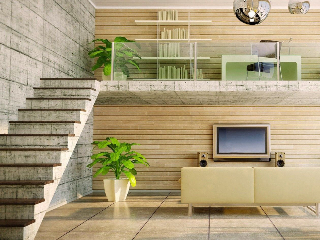
#> input picture Week05-06/image_background_randomiser/background_images/bg1.jpg, 320 x 240 px
$ python -i image_generator.py   (imports and definitions only)
#> lines starting #> are read from the running program, lines starting #| are printed output that depends on the picture; after the words box and inside, x2 and y2 are one past the last pixel; in counts of white or black regions, pixels touching at a corner belong together
import os, glob, random
import cv2
import numpy as np
from pathlib import Path

# ----------------- Config -----------------
SEED = 42
# [1 line not run here, left out]

# Output
OUT_IMG_DIR = Path("generated/images")
OUT_LBL_DIR = Path("generated/labels")
# [2 lines not run here, left out]

# Dataset
BACKGROUND_DIR = Path("background_images")
FRUITS_ROOT = Path("fruit_images")  # expects subfolders per class, e.g., fruit_images/potato/*.png

# Canvas size
TARGET_W, TARGET_H = 640, 640

# Object count per image
MIN_OBJECTS, MAX_OBJECTS = 2, 2

# Scale/rotation augmentation
MIN_SCALE, MAX_SCALE = 0.3, 1.4
MAX_ROTATE_DEG = 25

# Dataset size knobs
VARIATIONS_PER_BACKGROUND_RANDOM = 5
PAIRS = [("potato", "orange"), ("orange", "pumpkin"), ("potato", "pumpkin")]
VARIATIONS_PER_PAIR_PER_BACKGROUND = 3

# Placement constraints
MAX_PLACEMENT_TRIES = 120
MAX_IOU_ALLOWED = 0.2     # for non-overlap scenes

# ---- Overlap controls ----
OVERLAP_SCENE_PROB = 0.2    # 50% of scenes will enforce at least one overlapping pair
OVERLAP_IOU_RANGE = (0.25, 0.60)  # target IoU for the overlapped pair
ALLOW_MULTI_OVERLAPS = True # allow more than one overlap in an "overlap" scene

# ------------------------------------------

# [25 lines left out: functions load_assets, read_background, not called in this run]

def read_fruit_with_mask(path):
#> called with path = 'background_images/bg1.jpg'
    img = cv2.imread(path, cv2.IMREAD_UNCHANGED)
#> img is the input picture: shape (240, 320, 3); mean B, G, R 124, 157.4, 171.3
    if img is None:
        raise RuntimeError(f"Failed to read fruit: {path}")

    if img.shape[2] == 4:
        bgr = img[:, :, :3]
        alpha = img[:, :, 3]
        mask = cv2.threshold(alpha, 1, 255, cv2.THRESH_BINARY)[1]
    else:
        bgr = img
        gray = cv2.cvtColor(bgr, cv2.COLOR_BGR2GRAY)
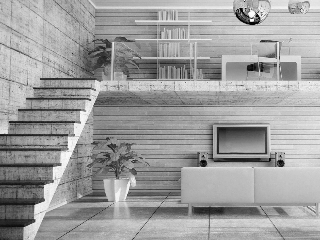
#> gray: shape (240, 320); min 1, max 254, mean 157.8
        mask = cv2.threshold(gray, 10, 255, cv2.THRESH_BINARY)[1]
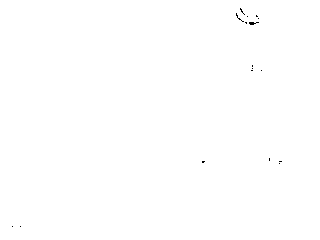
#> mask: shape (240, 320); 99.9% white; black in thin lines or dots, all inside (x1, y1, x2, y2) = (12, 8, 282, 227)

    x, y, w, h = cv2.boundingRect(mask)
#> x = 0; y = 0; w = 320; h = 240
    bgr = bgr[y:y+h, x:x+w]
    mask = mask[y:y+h, x:x+w]
    return bgr, mask

# [272 lines left out: functions augment_scale_rotate, iou, place_object, place_object_with_overlap, composite_one, choose_random_scene and 3 more, not called in this run]

# [2 lines not run here, left out]

>>> result = read_fruit_with_mask('background_images/bg1.jpg')

$ run again, on Week05-06/image_background_randomiser/background_images/bg7.jpg
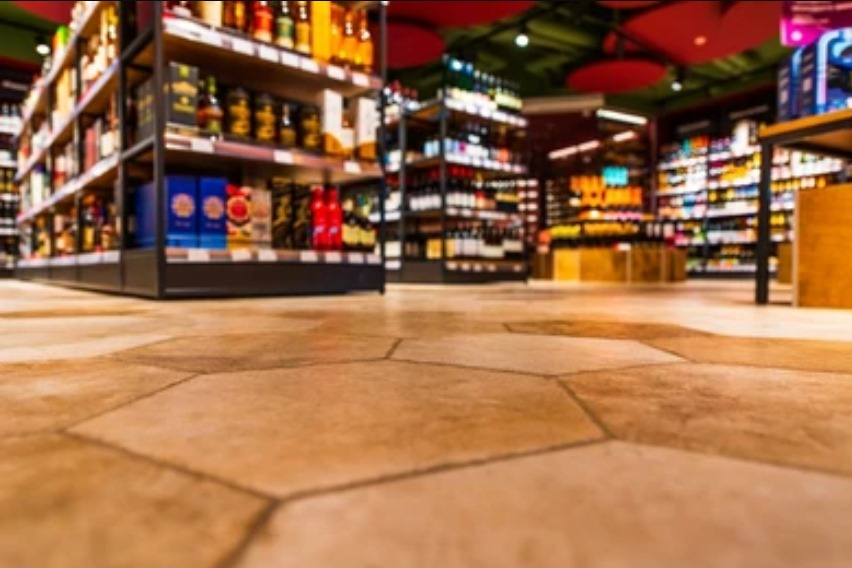
#> input picture Week05-06/image_background_randomiser/background_images/bg7.jpg, 852 x 568 px
#> in read_fruit_with_mask, img is the input picture: shape (568, 852, 3); mean B, G, R 73.5, 108.6, 158.1
#> in read_fruit_with_mask, `gray = cv2.cvtColor(bgr, cv2.COLOR_BGR2GRAY)`:
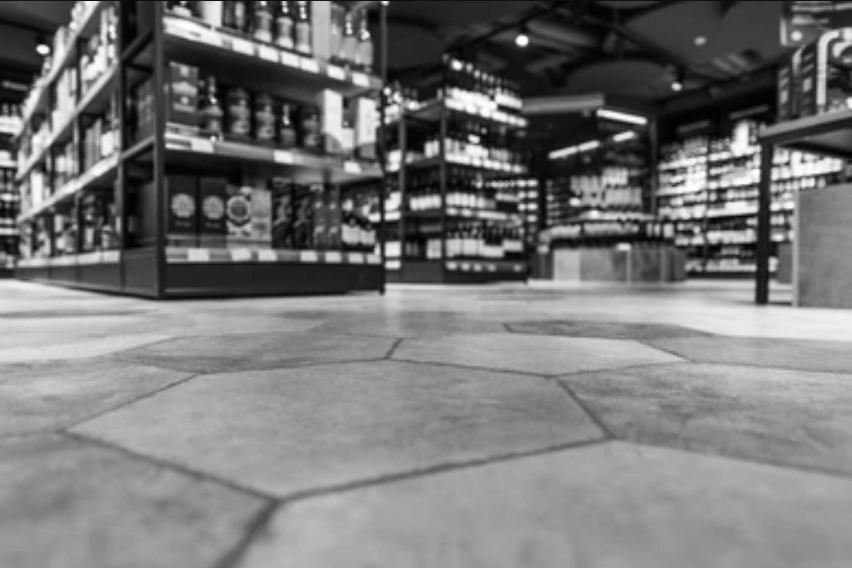
#> gray: shape (568, 852); min 1, max 255, mean 119.4
#> in read_fruit_with_mask, `mask = cv2.threshold(gray, 10, 255, cv2.THRESH_BINARY)[1]`:
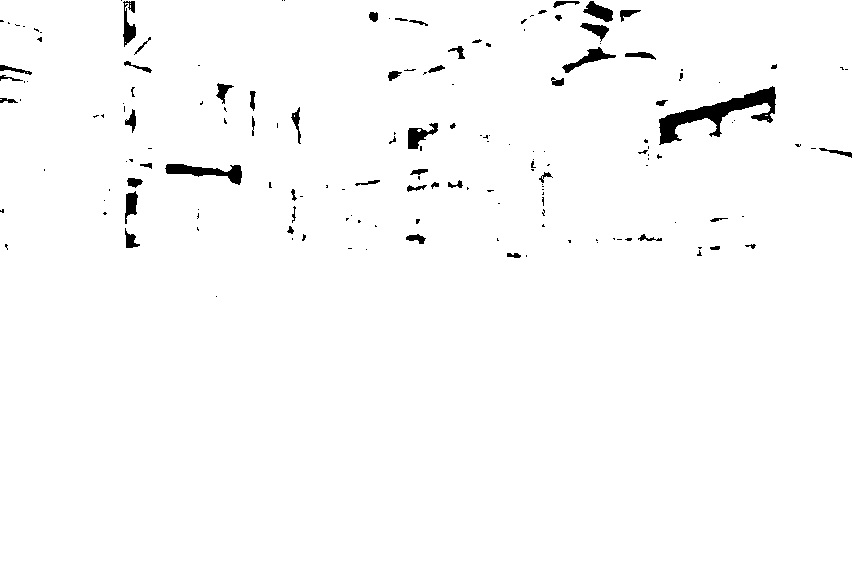
#> mask: shape (568, 852); 98.3% white; 164 black regions (107 under 20 px), largest, box (x1, y1, x2, y2) and area: (659, 86, 776, 145) 2074, (165, 164, 242, 185) 714, (562, 47, 616, 73) 396
#> x = 0; w = 852; h = 568
